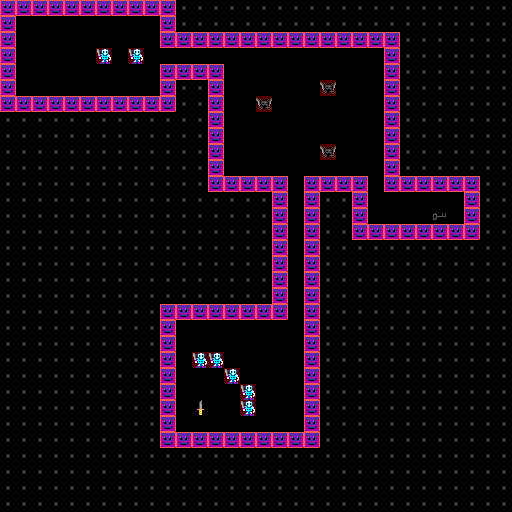

The image is a tile-based game level rendered from a .tmx file. Its description and complete source (layers, tilesets, objects, tile grids) follow:
An orthogonal 32x32 tile map with 16x16 px tiles, 1 tile layer (Tile Layer 1).

<map version="1.0" tiledversion="1.1.5" orientation="orthogonal" renderorder="right-down" width="32" height="32" tilewidth="16" tileheight="16" infinite="0" nextobjectid="1">
 <tileset firstgid="1" source="tiles.tsx" />
 <layer name="Tile Layer 1" width="32" height="32">
  <data encoding="csv">
6,6,6,6,6,6,6,6,6,6,6,1,1,1,1,1,1,1,1,1,1,1,1,1,1,1,1,1,1,1,1,1,
6,7,7,7,7,7,7,7,7,7,6,1,1,1,1,1,1,1,1,1,1,1,1,1,1,1,1,1,1,1,1,1,
6,7,7,7,7,7,7,7,7,7,6,6,6,6,6,6,6,6,6,6,6,6,6,6,6,1,1,1,1,1,1,1,
6,7,7,7,7,7,4,7,4,7,7,7,7,7,7,7,7,7,7,7,7,7,7,7,6,1,1,1,1,1,1,1,
6,7,7,7,7,7,7,7,7,7,6,6,6,6,7,7,7,7,7,7,7,7,7,7,6,1,1,1,1,1,1,1,
6,7,7,7,7,7,7,7,7,7,6,1,1,6,7,7,7,7,7,7,5,7,7,7,6,1,1,1,1,1,1,1,
6,6,6,6,6,6,6,6,6,6,6,1,1,6,7,7,5,7,7,7,7,7,7,7,6,1,1,1,1,1,1,1,
1,1,1,1,1,1,1,1,1,1,1,1,1,6,7,7,7,7,7,7,7,7,7,7,6,1,1,1,1,1,1,1,
1,1,1,1,1,1,1,1,1,1,1,1,1,6,7,7,7,7,7,7,7,7,7,7,6,1,1,1,1,1,1,1,
1,1,1,1,1,1,1,1,1,1,1,1,1,6,7,7,7,7,7,7,5,7,7,7,6,1,1,1,1,1,1,1,
1,1,1,1,1,1,1,1,1,1,1,1,1,6,7,7,7,7,7,7,7,7,7,7,6,1,1,1,1,1,1,1,
1,1,1,1,1,1,1,1,1,1,1,1,1,6,6,6,6,6,7,6,6,6,6,7,6,6,6,6,6,6,1,1,
1,1,1,1,1,1,1,1,1,1,1,1,1,1,1,1,1,6,7,6,1,1,6,7,7,7,7,7,7,6,1,1,
1,1,1,1,1,1,1,1,1,1,1,1,1,1,1,1,1,6,7,6,1,1,6,7,7,7,7,8,7,6,1,1,
1,1,1,1,1,1,1,1,1,1,1,1,1,1,1,1,1,6,7,6,1,1,6,6,6,6,6,6,6,6,1,1,
1,1,1,1,1,1,1,1,1,1,1,1,1,1,1,1,1,6,7,6,1,1,1,1,1,1,1,1,1,1,1,1,
1,1,1,1,1,1,1,1,1,1,1,1,1,1,1,1,1,6,7,6,1,1,1,1,1,1,1,1,1,1,1,1,
1,1,1,1,1,1,1,1,1,1,1,1,1,1,1,1,1,6,7,6,1,1,1,1,1,1,1,1,1,1,1,1,
1,1,1,1,1,1,1,1,1,1,1,1,1,1,1,1,1,6,7,6,1,1,1,1,1,1,1,1,1,1,1,1,
1,1,1,1,1,1,1,1,1,1,6,6,6,6,6,6,6,6,7,6,1,1,1,1,1,1,1,1,1,1,1,1,
1,1,1,1,1,1,1,1,1,1,6,7,7,7,7,7,7,7,7,6,1,1,1,1,1,1,1,1,1,1,1,1,
1,1,1,1,1,1,1,1,1,1,6,7,7,7,7,7,7,7,7,6,1,1,1,1,1,1,1,1,1,1,1,1,
1,1,1,1,1,1,1,1,1,1,6,7,4,4,7,7,7,7,7,6,1,1,1,1,1,1,1,1,1,1,1,1,
1,1,1,1,1,1,1,1,1,1,6,7,7,7,4,7,7,7,7,6,1,1,1,1,1,1,1,1,1,1,1,1,
1,1,1,1,1,1,1,1,1,1,6,7,7,7,7,4,7,7,7,6,1,1,1,1,1,1,1,1,1,1,1,1,
1,1,1,1,1,1,1,1,1,1,6,7,9,7,7,4,7,7,7,6,1,1,1,1,1,1,1,1,1,1,1,1,
1,1,1,1,1,1,1,1,1,1,6,7,7,7,7,7,7,7,7,6,1,1,1,1,1,1,1,1,1,1,1,1,
1,1,1,1,1,1,1,1,1,1,6,6,6,6,6,6,6,6,6,6,1,1,1,1,1,1,1,1,1,1,1,1,
1,1,1,1,1,1,1,1,1,1,1,1,1,1,1,1,1,1,1,1,1,1,1,1,1,1,1,1,1,1,1,1,
1,1,1,1,1,1,1,1,1,1,1,1,1,1,1,1,1,1,1,1,1,1,1,1,1,1,1,1,1,1,1,1,
1,1,1,1,1,1,1,1,1,1,1,1,1,1,1,1,1,1,1,1,1,1,1,1,1,1,1,1,1,1,1,1,
1,1,1,1,1,1,1,1,1,1,1,1,1,1,1,1,1,1,1,1,1,1,1,1,1,1,1,1,1,1,1,1
</data>
 </layer>
</map>